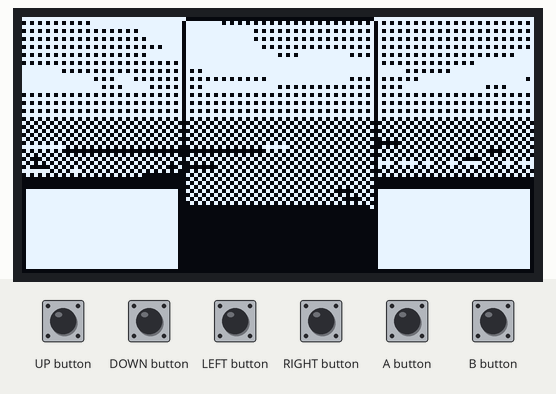
This sketch was run on a simulated Arduboy, built with avr-gcc and run on an emulated ATmega32U4. Shown: 128×64 one-colour display. The inputs (shaded band) are chosen by the test bench.

Above: at 1.2 s.
1.3 s: UP button pressed for 0.15 s
At 1.77 s:
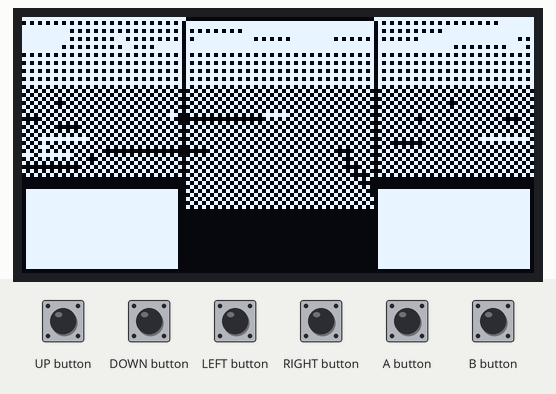
2.0 s: B button pressed for 0.15 s
2.7 s: DOWN button pressed for 0.15 s
At 3.2 s:
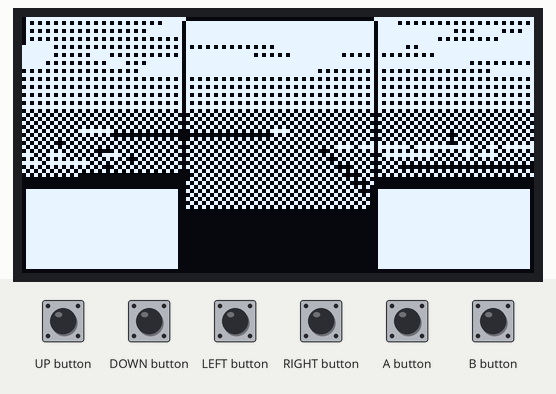
3.4 s: LEFT button pressed for 0.15 s
4.1 s: RIGHT button pressed for 0.15 s
4.8 s: UP button pressed for 1 s
At 7.11 s:
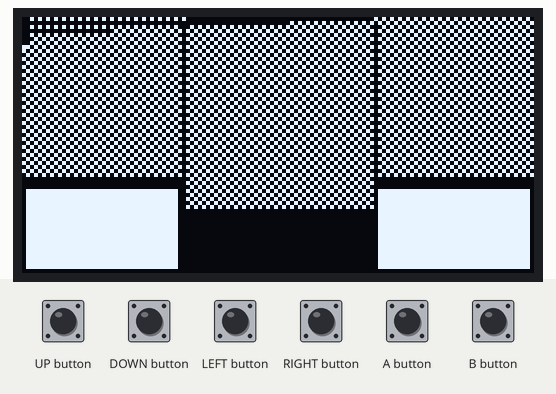

The sketch:

FlightSim.ino
```cpp
#include <Arduboy2.h>
#include <ArduboyTones.h>
#include "Game.h"
//#include "Draw.h"
#include "FixedMath.h"
#include "Platform.h"

Arduboy2Base arduboy;
ArduboyTones sound(arduboy.audio.enabled);
Sprites sprites;

uint8_t Platform::GetInput()
{
  uint8_t result = 0;

  if(arduboy.pressed(A_BUTTON))
  {
    result |= INPUT_A;
  }
  if(arduboy.pressed(B_BUTTON))
  {
    result |= INPUT_B;
  }
  if(arduboy.pressed(UP_BUTTON))
  {
    result |= INPUT_UP;
  }
  if(arduboy.pressed(DOWN_BUTTON))
  {
    result |= INPUT_DOWN;
  }
  if(arduboy.pressed(LEFT_BUTTON))
  {
    result |= INPUT_LEFT;
  }
  if(arduboy.pressed(RIGHT_BUTTON))
  {
    result |= INPUT_RIGHT;
  }

  return result;
}

void Platform::PlaySound(const uint16_t* audioPattern)
{
	sound.tones(audioPattern);
}

void Platform::SetLED(uint8_t r, uint8_t g, uint8_t b)
{
  arduboy.digitalWriteRGB(r ? RGB_ON : RGB_OFF, g ? RGB_ON : RGB_OFF, b ? RGB_ON : RGB_OFF);
}

void Platform::PutPixel(uint8_t x, uint8_t y, uint8_t colour)
{
  arduboy.drawPixel(x, y, colour);
}

#if 0
// Adpated from https://github.com/a1k0n/arduboy3d/blob/master/draw.cpp
// since the AVR has no barrel shifter, we'll do a progmem lookup
const uint8_t topmask_[] PROGMEM = {
  0xff, 0xfe, 0xfc, 0xf8, 0xf0, 0xe0, 0xc0, 0x80 };
const uint8_t bottommask_[] PROGMEM = {
  0x01, 0x03, 0x07, 0x0f, 0x1f, 0x3f, 0x7f, 0xff };

void Platform::DrawVLine(uint8_t x, int8_t y0_, int8_t y1_, uint8_t pattern)
{
  uint8_t *screenptr = arduboy.getBuffer() + x;

  if (y1_ < y0_ || y1_ < 0 || y0_ > 63) return;

  // clip (FIXME; clipping should be handled elsewhere)
  // cast to unsigned after clipping to simplify generated code below
  uint8_t y0 = y0_, y1 = y1_;
  if (y0_ < 0) y0 = 0;
  if (y1_ > 63) y1 = 63;

  uint8_t *page0 = screenptr + ((y0 & 0x38) << 4);
  uint8_t *page1 = screenptr + ((y1 & 0x38) << 4);
  if (page0 == page1)
  {
    uint8_t mask = pgm_read_byte(topmask_ + (y0 & 7))
      & pgm_read_byte(bottommask_ + (y1 & 7));
    *page0 &= ~mask;
    *page0 |= pattern & mask;  // fill y0..y1 in same page in one shot
  }
  else
  {
    uint8_t mask = pgm_read_byte(topmask_ + (y0 & 7));
    *page0 &= ~mask;
    *page0 |= pattern & mask;  // write top 1..8 pixels
    page0 += 128;
    while (page0 != page1)
    {
      *page0 = pattern;  // fill middle 8 pixels at a time
      page0 += 128;
    }
    mask = pgm_read_byte(bottommask_ + (y1 & 7));  // and bottom 1..8 pixels
    *page0 &= ~mask;
    *page0 |= pattern & mask;
  }
}
#endif

uint8_t* Platform::GetScreenBuffer()
{
  return arduboy.getBuffer();
}

void Platform::DrawSprite(int16_t x, int16_t y, const uint8_t *bitmap, uint8_t frame)
{
  sprites.drawPlusMask(x, y, bitmap, frame);
}

void Platform::DrawSprite(int16_t x, int16_t y, const uint8_t *bitmap,
  const uint8_t *mask, uint8_t frame, uint8_t mask_frame)
{
  sprites.drawExternalMask(x, y, bitmap, mask, frame, mask_frame);
}

void Platform::DrawBitmap(int16_t x, int16_t y, const uint8_t *bitmap)
{
  uint8_t w = pgm_read_byte(&bitmap[0]);
  uint8_t h = pgm_read_byte(&bitmap[1]);
  arduboy.drawBitmap(x, y, bitmap + 2, w, h);
}

void Platform::DrawSolidBitmap(int16_t x, int16_t y, const uint8_t *bitmap)
{
  uint8_t w = pgm_read_byte(&bitmap[0]);
  uint8_t h = pgm_read_byte(&bitmap[1]);
  arduboy.fillRect(x, y, w, h, BLACK);
  arduboy.drawBitmap(x, y, bitmap + 2, w, h);
}

void Platform::FillScreen(uint8_t colour)
{
  arduboy.fillScreen(colour);
}

unsigned long lastTimingSample;

bool Platform::IsAudioEnabled()
{
	return arduboy.audio.enabled();
}

void Platform::SetAudioEnabled(bool isEnabled)
{
	if(isEnabled)
		arduboy.audio.on();
	else
		arduboy.audio.off();
}

void Platform::ExpectLoadDelay()
{
	// Resets the timer so that we don't tick multiple times after a level load
	lastTimingSample = millis();
}

void setup()
{
  arduboy.boot();
  arduboy.flashlight();
  arduboy.systemButtons();
  //arduboy.bootLogo();
  arduboy.setFrameRate(TARGET_FRAMERATE);

  //arduboy.audio.off();

  //Serial.begin(9600);

//  SeedRandom((uint16_t) arduboy.generateRandomSeed());
  Game::Init();

  lastTimingSample = millis();
}

void loop()
{
  static int16_t tickAccum = 0;
  unsigned long timingSample = millis();
  tickAccum += (timingSample - lastTimingSample);
  lastTimingSample = timingSample;

#if DEV_MODE
  if(arduboy.nextFrameDEV())
#else
  if(arduboy.nextFrame())
#endif
  {
	constexpr int16_t frameDuration = 1000 / TARGET_FRAMERATE;
	while(tickAccum > frameDuration)
	{
		Game::Tick();
		tickAccum -= frameDuration;
	}

	Game::Draw();

    //Serial.write(arduboy.getBuffer(), 128 * 64 / 8);

#if DEV_MODE
	// CPU load bar graph
	int load = arduboy.cpuLoad();
	uint8_t* screenPtr = arduboy.getBuffer();

	for(int x = 0; x < load && x < 128; x++)
	{
		screenPtr[x] = (screenPtr[x] & 0xf8) | 3;
	}
	screenPtr[100] = 0;
#endif

    arduboy.display(false);
  }
}
```

Defines.h
```cpp
#pragma once

#if _WIN32
#include <stdint.h>
#include <string.h>
#define PROGMEM
#define PSTR
#define pgm_read_byte(x) (*((uint8_t*)x))
#define pgm_read_word(x) (*((uint16_t*)x))
#define pgm_read_ptr(x) (*((uintptr_t*)x))
#define strlen_P(x) strlen(x)
#else
#include <avr/pgmspace.h>
//#define pgm_read_ptr pgm_read_word
#endif

#ifdef _WIN32
#define DISPLAY_WIDTH 128
#define DISPLAY_HEIGHT 64
#else
#define DISPLAY_WIDTH 128
#define DISPLAY_HEIGHT 64
#endif

#define TARGET_FRAMERATE 30
#define DEV_MODE 0

#define INPUT_LEFT 1
#define INPUT_RIGHT 2
#define INPUT_UP 4
#define INPUT_DOWN 8
#define INPUT_A 16
#define INPUT_B 32

#define COLOUR_WHITE 1
#define COLOUR_BLACK 0

#define FIXED_ANGLE_MAX 256
```

FixedMath.cpp
```cpp
#include "FixedMath.h"
#include "Generated/LUT.h"

uint16_t RandomOld()
{
	static uint16_t randVal = 0xABC;

	uint16_t lsb = randVal & 1;
	randVal >>= 1;
	if (lsb == 1)
		randVal ^= 0xB400u;

	return randVal - 1;
}

static uint16_t xs = 1;

uint16_t Random()
{
	xs ^= xs << 7;
	xs ^= xs >> 9;
	xs ^= xs << 8;
	return xs;
}

void SeedRandom(uint16_t seed)
{
	xs = seed | 1;
}

Matrix3x3 Matrix3x3::Identity()
{
	Matrix3x3 result;

	result.m[0][0] = 1;
	result.m[1][0] = 0;
	result.m[2][0] = 0;
	result.m[0][1] = 0;
	result.m[1][1] = 1;
	result.m[2][1] = 0;
	result.m[0][2] = 0;
	result.m[1][2] = 0;
	result.m[2][2] = 1;

	return result;
}

Matrix3x3 Matrix3x3::RotateX(angle_t angle)
{
	Matrix3x3 result;
	fixed8_t cosAngle = FixedMath::Cos(angle);
	fixed8_t sinAngle = FixedMath::Sin(angle);

	result.m[0][0] = 1;
	result.m[1][0] = 0;
	result.m[2][0] = 0;
	result.m[0][1] = 0;
	result.m[1][1] = cosAngle;
	result.m[2][1] = -sinAngle;
	result.m[0][2] = 0;
	result.m[1][2] = sinAngle;
	result.m[2][2] = cosAngle;

	return result;
}

Matrix3x3 Matrix3x3::RotateY(angle_t angle)
{
	Matrix3x3 result;
	fixed8_t cosAngle = FixedMath::Cos(angle);
	fixed8_t sinAngle = FixedMath::Sin(angle);

	result.m[0][0] = cosAngle;
	result.m[1][0] = 0;
	result.m[2][0] = sinAngle;
	result.m[0][1] = 0;
	result.m[1][1] = 1;
	result.m[2][1] = 0;
	result.m[0][2] = -sinAngle;
	result.m[1][2] = 0;
	result.m[2][2] = cosAngle;

	return result;
}

Matrix3x3 Matrix3x3::RotateZ(angle_t angle)
{
	Matrix3x3 result;
	fixed8_t cosAngle = FixedMath::Cos(angle);
	fixed8_t sinAngle = FixedMath::Sin(angle);

	result.m[0][0] = cosAngle;
	result.m[1][0] = -sinAngle;
	result.m[2][0] = 0;
	result.m[0][1] = sinAngle;
	result.m[1][1] = cosAngle;
	result.m[2][1] = 0;
	result.m[0][2] = 0;
	result.m[1][2] = 0;
	result.m[2][2] = 1;

	return result;
}

Matrix3x3 Matrix3x3::Transpose() const
{
	Matrix3x3 result;

	result.m[0][0] = m[0][0];
	result.m[0][1] = m[1][0];
	result.m[0][2] = m[2][0];
	result.m[1][0] = m[0][1];
	result.m[1][1] = m[1][1];
	result.m[1][2] = m[2][1];
	result.m[2][0] = m[0][2];
	result.m[2][1] = m[1][2];
	result.m[2][2] = m[2][2];

	return result;
}

Vector3b Matrix3x3::operator * (const Vector3b& v)
{
	return Vector3b(
		v.x * m[0][0] + v.y * m[1][0] + v.z * m[2][0],
		v.x * m[0][1] + v.y * m[1][1] + v.z * m[2][1],
		v.x * m[0][2] + v.y * m[1][2] + v.z * m[2][2]);
}

Vector3s Matrix3x3::operator * (const Vector3s& v)
{
	return Vector3s(
		v.x * m[0][0] + v.y * m[1][0] + v.z * m[2][0],
		v.x * m[0][1] + v.y * m[1][1] + v.z * m[2][1],
		v.x * m[0][2] + v.y * m[1][2] + v.z * m[2][2]);
}

Matrix3x3 Matrix3x3::operator * (const Matrix3x3& other)
{
	fixed16_t temp = 0;
	int a, b, c;
	Matrix3x3 result;

	for(a = 0; a < 3; a++)
	{
	   for(b = 0; b < 3; b++)
	   {
		   for(c = 0; c < 3; c++)
		   {
			   temp += m[b][c] * other.m[c][a];
		   }
		   result.m[b][a] = (fixed8_t) temp;
		   temp = 0;
	   }
	}

	return result;
}

void Matrix3x3::Normalize()
{
	Vector3s forward = Forward();
	forward.Normalize();

	Vector3s up = Up();
	up.Normalize();

	Vector3s right = up.Cross(forward);
	up = forward.Cross(right);

	m[0][0] = (fixed8_t) right.x;
	m[0][1] = (fixed8_t) right.y;
	m[0][2] = (fixed8_t) right.z;
	m[1][0] = (fixed8_t) up.x;
	m[1][1] = (fixed8_t) up.y;
	m[1][2] = (fixed8_t) up.z;
	m[2][0] = (fixed8_t) forward.x;
	m[2][1] = (fixed8_t) forward.y;
	m[2][2] = (fixed8_t) forward.z;

}
```

Font.h
```cpp
#pragma once

#include <stdint.h>
#include "Defines.h"

#define FONT_WIDTH 4
#define FONT_HEIGHT 6

void DrawString(const char* str, uint8_t x, uint8_t y);
void DrawInt(int16_t val, uint8_t x, uint8_t y);
uint8_t DrawCurrency(int32_t val, uint8_t x, uint8_t y);

class Font
{
public:
	static constexpr int glyphWidth = 4;
	static constexpr int glyphHeight = 8;
	static constexpr int firstGlyphIndex = 32;

	static void PrintString(const char* str, uint8_t line, uint8_t x, uint8_t colour = COLOUR_BLACK);
	static void PrintInt(uint16_t value, uint8_t line, uint8_t x, uint8_t xorMask = COLOUR_BLACK);

private:
	static void DrawChar(uint8_t* screenPtr, char c, uint8_t xorMask);
};
```

Game.h
```cpp
#pragma once

#include <stdint.h>

class Game
{
public:
	static uint8_t globalTickFrame;

	static void Init();
	static void Tick();
	static void Draw();

private:

};
```

SpriteTypes.h
```cpp
// Generated from Images/enemy.png
constexpr uint8_t skeletonSpriteData_numFrames = 1;
extern const uint16_t skeletonSpriteData[];
// Generated from Images/mage.png
constexpr uint8_t mageSpriteData_numFrames = 1;
extern const uint16_t mageSpriteData[];
// Generated from Images/torchalt1.png
constexpr uint8_t torchSpriteData1_numFrames = 1;
extern const uint16_t torchSpriteData1[];
// Generated from Images/torchalt2.png
constexpr uint8_t torchSpriteData2_numFrames = 1;
extern const uint16_t torchSpriteData2[];
// Generated from Images/fireball2.png
constexpr uint8_t projectileSpriteData_numFrames = 1;
extern const uint16_t projectileSpriteData[];
// Generated from Images/fireball.png
constexpr uint8_t enemyProjectileSpriteData_numFrames = 1;
extern const uint16_t enemyProjectileSpriteData[];
// Generated from Images/entrance.png
constexpr uint8_t entranceSpriteData_numFrames = 1;
extern const uint16_t entranceSpriteData[];
// Generated from Images/exit.png
constexpr uint8_t exitSpriteData_numFrames = 1;
extern const uint16_t exitSpriteData[];
// Generated from Images/urn.png
constexpr uint8_t urnSpriteData_numFrames = 1;
extern const uint16_t urnSpriteData[];
// Generated from Images/sign.png
constexpr uint8_t signSpriteData_numFrames = 1;
extern const uint16_t signSpriteData[];
// Generated from Images/crown.png
constexpr uint8_t crownSpriteData_numFrames = 1;
extern const uint16_t crownSpriteData[];
// Generated from Images/coins.png
constexpr uint8_t coinsSpriteData_numFrames = 1;
extern const uint16_t coinsSpriteData[];
// Generated from Images/scroll.png
constexpr uint8_t scrollSpriteData_numFrames = 1;
extern const uint16_t scrollSpriteData[];
// Generated from Images/chest.png
constexpr uint8_t chestSpriteData_numFrames = 1;
extern const uint16_t chestSpriteData[];
// Generated from Images/chestopen.png
constexpr uint8_t chestOpenSpriteData_numFrames = 1;
extern const uint16_t chestOpenSpriteData[];
// Generated from Images/potion.png
constexpr uint8_t potionSpriteData_numFrames = 1;
extern const uint16_t potionSpriteData[];
// Generated from Images/bat.png
constexpr uint8_t batSpriteData_numFrames = 2;
extern const uint16_t batSpriteData[];
// Generated from Images/spider.png
constexpr uint8_t spiderSpriteData_numFrames = 1;
extern const uint16_t spiderSpriteData[];
// Generated from Images/hand1.png
extern const uint8_t handSpriteData1[];
// Generated from Images/hand2.png
extern const uint8_t handSpriteData2[];
// Generated from Images/textures.png
constexpr uint8_t wallTextureData_numTextures = 1;
extern const uint16_t wallTextureData[];
// Generated from Images/font.png
extern const uint8_t fontPageData[];
// Generated from Images/heart.png
extern const uint8_t heartSpriteData[];
// Generated from Images/mana.png
extern const uint8_t manaSpriteData[];
```

Platform.h
```cpp
#pragma once

#include <stdint.h>

class Platform
{
public:
	static uint8_t GetInput(void);
	static void SetLED(uint8_t r, uint8_t g, uint8_t b);
	static uint8_t* GetScreenBuffer();

	static void PlaySound(const uint16_t* audioPattern);
	static bool IsAudioEnabled();
	static void SetAudioEnabled(bool isEnabled);

	static void ExpectLoadDelay();

	static void FillScreen(uint8_t col);
	static void PutPixel(uint8_t x, uint8_t y, uint8_t colour);
	static void DrawBitmap(int16_t x, int16_t y, const uint8_t *bitmap);
	static void DrawSolidBitmap(int16_t x, int16_t y, const uint8_t *bitmap);
	static void DrawSprite(int16_t x, int16_t y, const uint8_t *bitmap, const uint8_t *mask, uint8_t frame, uint8_t mask_frame);
	static void DrawSprite(int16_t x, int16_t y, const uint8_t *bitmap, uint8_t frame);
	static void FillRect(int16_t x1, int16_t y1, int16_t x2, int16_t y2, uint8_t colour);
	static void FillTriangle(int16_t x0, int16_t y0, int16_t x1, int16_t y1, int16_t x2, int16_t y2, uint8_t* pattern);

	//static void FillTriangle(int16_t x0, int16_t y0, int16_t x1, int16_t y1, int16_t x2, int16_t y2, uint8_t *pattern);

	static void DrawFastVLine(int16_t x, int16_t y, uint8_t w, uint8_t pattern);
	//static void FillVLine(int8_t y0_, int8_t y1_, uint8_t pattern, uint8_t *screenptr);
	static void DrawFastHLine(int16_t x, int16_t y, uint8_t w, uint8_t color);

	static void DrawLine(int16_t x0, int16_t y0, int16_t x1, int16_t y1, uint8_t color);

	static void DrawBackground();
};
```

Source omitted: FixedMath.h (11178 bytes), Font.cpp (9962 bytes), Game.cpp (28457 bytes), LUT.h (data table, 1830 bytes), TextureData.inc.h (20650 bytes)
